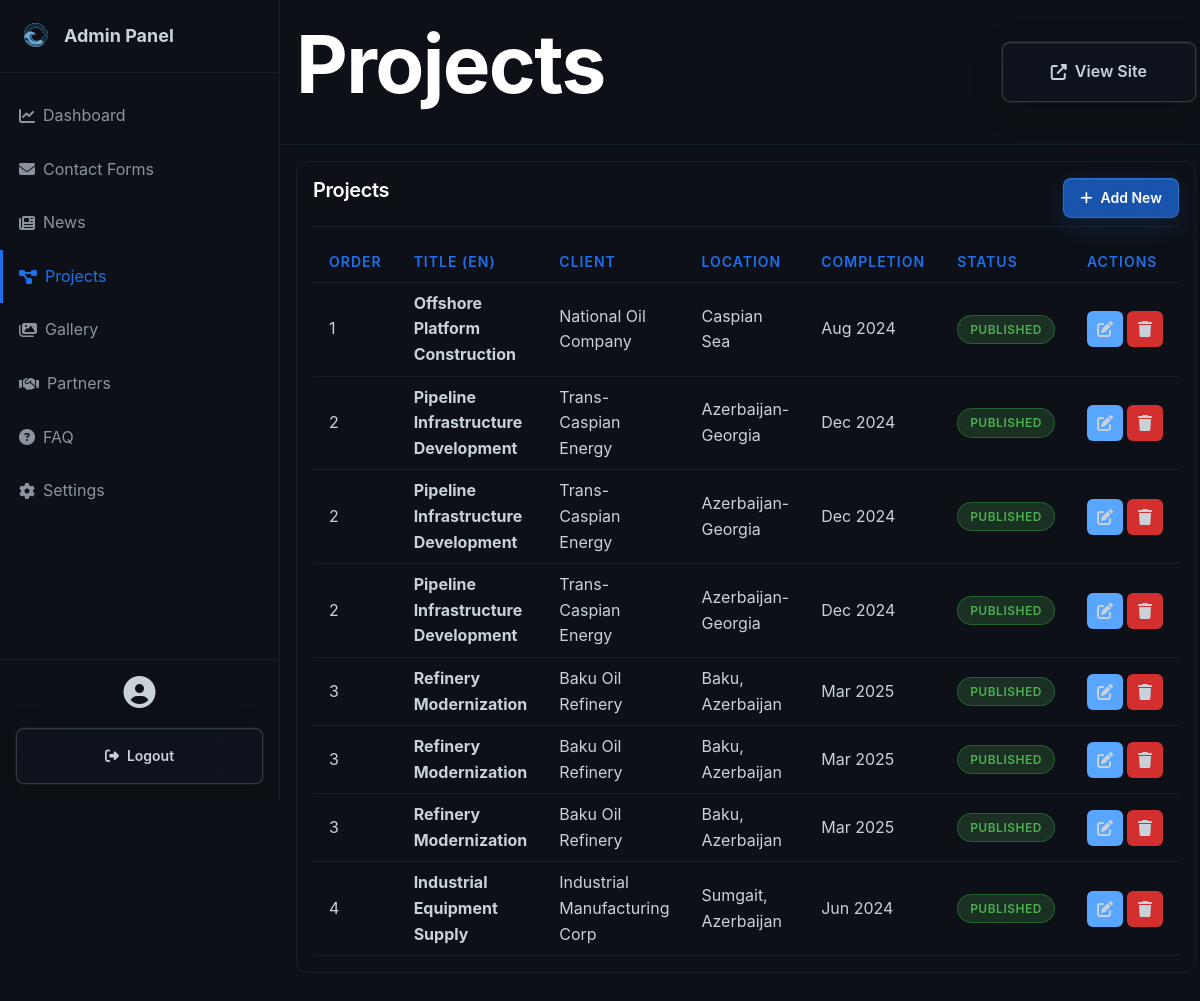
/admin/projects.php (signed in), run on an earlier commit of the app's database.
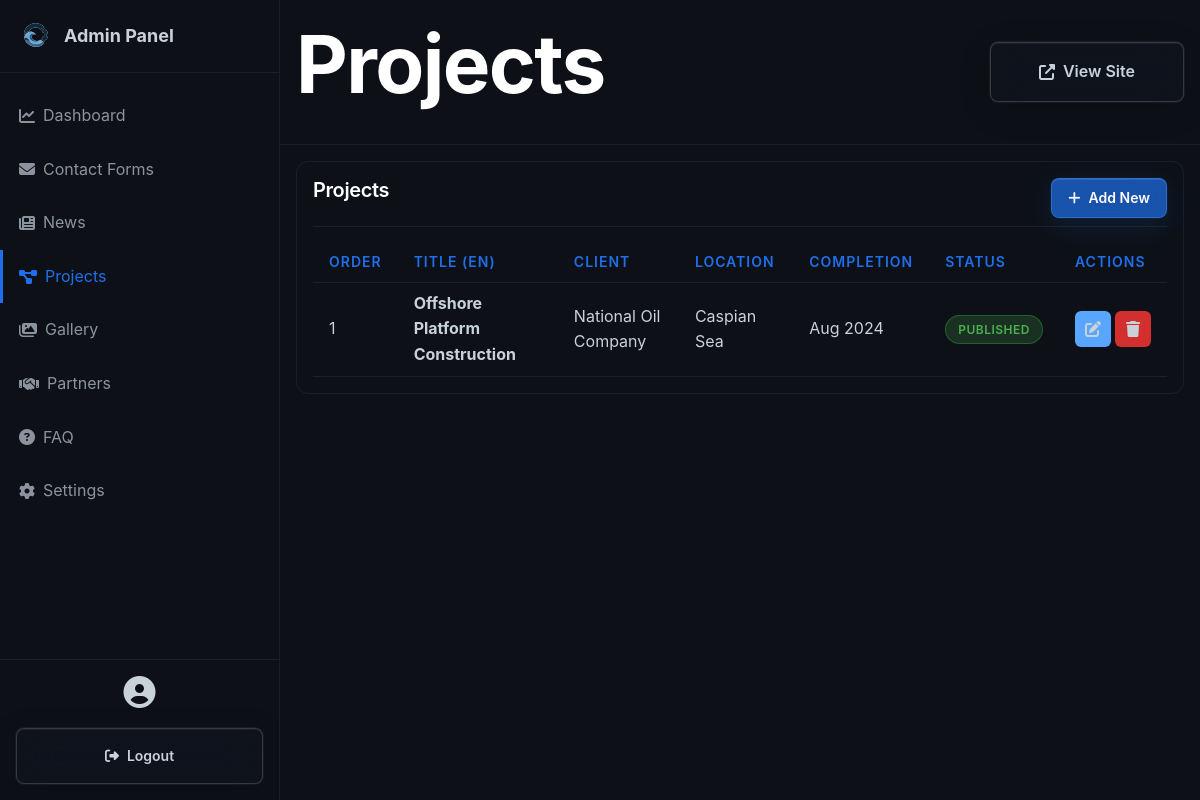
And on a later commit of the database.
### tables this page shows
CREATE TABLE projects (
                id INTEGER PRIMARY KEY AUTOINCREMENT,
                title_en TEXT NOT NULL,
                title_ru TEXT NOT NULL,
                title_az TEXT NOT NULL,
                description_en TEXT NOT NULL,
                description_ru TEXT NOT NULL,
                description_az TEXT NOT NULL,
                category_en TEXT,
                category_ru TEXT,
                category_az TEXT,
                client TEXT,
                completion_date DATE,
                location TEXT,
                images TEXT,
                created_at DATETIME DEFAULT CURRENT_TIMESTAMP,
                updated_at DATETIME DEFAULT CURRENT_TIMESTAMP,
                is_published INTEGER DEFAULT 1,
                sort_order INTEGER DEFAULT 0
            );

### admin/projects.php (the view, shortened to what this page needs)
<?php
require_once 'header.php';
$db = Database::getInstance()->getConnection();
$stmt = $db->query("SELECT * FROM projects ORDER BY sort_order ASC");
$projects = $stmt->fetchAll();
?>
<div class="admin-card">
    <div class="admin-card-header">
        <h3 class="admin-card-title">Projects</h3>
        <a href="<?php echo BASE_URL; ?>/admin/projects-edit.php" class="btn btn-primary btn-sm">
            <i class="fas fa-plus"></i> Add New
        </a>
    </div>
    <?php if (count($projects) > 0): ?>
    <table class="admin-table">
        <thead>
            <tr>
                <th>Order</th>
                <th>Title (EN)</th>
                <th>Client</th>
                <th>Location</th>
                <th>Completion</th>
                <th>Status</th>
                <th>Actions</th>
            </tr>
        </thead>
        <tbody>
            <?php foreach ($projects as $project): ?>
            <tr>
                <td><?php echo $project['sort_order']; ?></td>
                <td><strong><?php echo htmlspecialchars($project['title_en']); ?></strong></td>
                <td><?php echo htmlspecialchars($project['client']); ?></td>
                <td><?php echo htmlspecialchars($project['location']); ?></td>
                <td><?php echo $project['completion_date'] ? date('M Y', strtotime($project['completion_date'])) : '-'; ?></td>
                <td>
                    <?php if ($project['is_published']): ?>
                        <span class="badge badge-success">Published</span>
                    <?php else: ?>
                        <span class="badge badge-danger">Draft</span>
                    <?php endif; ?>
                </td>
                <td>
                    <div class="action-buttons">
                        <a href="<?php echo BASE_URL; ?>/admin/projects-edit.php?id=<?php echo $project['id']; ?>" class="btn-icon btn-edit">
                            <i class="fas fa-edit"></i>
                        </a>
                        <a href="?delete=<?php echo $project['id']; ?>" class="btn-icon btn-delete" onclick="return confirm('Are you sure?')">
                            <i class="fas fa-trash"></i>
                        </a>
                    </div>
                </td>
            </tr>
            <?php endforeach; ?>
        </tbody>
    </table>
    <?php endif; ?>
</div>
<?php require_once 'footer.php'; ?>

### admin/header.php (shortened to what this page needs)
<?php
$current_page = basename($_SERVER['PHP_SELF'], '.php');
?>
<!DOCTYPE html>
<html lang="en">
<head>
    <link rel="stylesheet" href="https://cdnjs.cloudflare.com/ajax/libs/font-awesome/6.4.0/css/all.min.css">
    <link rel="stylesheet" href="<?php echo BASE_URL; ?>/assets/css/style.css">
    <link rel="stylesheet" href="<?php echo BASE_URL; ?>/assets/css/admin.css">
</head>
<body>
    <div class="admin-wrapper">
        <aside class="admin-sidebar">
            <div class="admin-logo">
                <img src="<?php echo BASE_URL; ?>/assets/images/logo.svg" alt="<?php echo SITE_NAME; ?>" style="height: 40px;">
                <span>Admin Panel</span>
            </div>
            <nav class="admin-nav">
                <a href="<?php echo BASE_URL; ?>/admin/index.php" class="admin-nav-item <?php echo $current_page == 'index' ? 'active' : ''; ?>">
                    <i class="fas fa-chart-line"></i> Dashboard
                </a>
                <a href="<?php echo BASE_URL; ?>/admin/contacts.php" class="admin-nav-item <?php echo $current_page == 'contacts' ? 'active' : ''; ?>">
                    <i class="fas fa-envelope"></i> Contact Forms
                </a>
                <a href="<?php echo BASE_URL; ?>/admin/news.php" class="admin-nav-item <?php echo $current_page == 'news' ? 'active' : ''; ?>">
                    <i class="fas fa-newspaper"></i> News
                </a>
                <a href="<?php echo BASE_URL; ?>/admin/projects.php" class="admin-nav-item <?php echo $current_page == 'projects' ? 'active' : ''; ?>">
                    <i class="fas fa-project-diagram"></i> Projects
                </a>
                <a href="<?php echo BASE_URL; ?>/admin/gallery.php" class="admin-nav-item <?php echo $current_page == 'gallery' ? 'active' : ''; ?>">
                    <i class="fas fa-images"></i> Gallery
                </a>
                <a href="<?php echo BASE_URL; ?>/admin/partners.php" class="admin-nav-item <?php echo $current_page == 'partners' ? 'active' : ''; ?>">
                    <i class="fas fa-handshake"></i> Partners
                </a>
                <a href="<?php echo BASE_URL; ?>/admin/faq.php" class="admin-nav-item <?php echo $current_page == 'faq' ? 'active' : ''; ?>">
                    <i class="fas fa-question-circle"></i> FAQ
                </a>
                <a href="<?php echo BASE_URL; ?>/admin/settings.php" class="admin-nav-item <?php echo $current_page == 'settings' ? 'active' : ''; ?>">
                    <i class="fas fa-cog"></i> Settings
                </a>
            </nav>
            <div class="admin-user">
                <div style="margin-bottom: 1rem;">
                    <i class="fas fa-user-circle" style="font-size: 2rem;"></i>
                </div>
                <a href="?logout=1" class="btn btn-outline" style="width: 100%; font-size: 0.875rem;">
                    <i class="fas fa-sign-out-alt"></i> Logout
                </a>
            </div>
        </aside>
        <main class="admin-main">
            <div class="admin-header">
                <h1><?php echo ucfirst(str_replace('-', ' ', $current_page)); ?></h1>
                <div>
                    <a href="<?php echo BASE_URL; ?>/" target="_blank" class="btn btn-outline">
                        <i class="fas fa-external-link-alt"></i> View Site
                    </a>
                </div>
            </div>
            <div class="admin-content">

### admin/footer.php (shortened to what this page needs)
            </div>
        </main>
    </div>
</body>
</html>

### assets/css/style.css (style rules this page uses)
*, *::before, *::after { box-sizing: border-box; margin: 0; padding: 0; }
:root { --bg-primary: #0d1117; --bg-secondary: #161b22; --bg-tertiary: #21262d; --bg-overlay: rgba(13, 17, 23, 0.95); --color-primary: #58a6ff; --color-primary-hover: #79c0ff; --color-secondary: #1f6feb; --color-accent: #39d353; --color-accent-secondary: #56d364; --text-primary: #c9d1d9; --text-secondary: #8b949e; --text-muted: #6e7681; --text-white: #ffffff; --border-primary: #30363d; --border-secondary: #21262d; --border-muted: #161b22; --gradient-brand: linear-gradient(135deg, #58a6ff 0%, #1f6feb 100%); --gradient-success: linear-gradient(135deg, #56d364 0%, #39d353 100%); --gradient-purple: linear-gradient(135deg, #bc8cff 0%, #7c3aed 100%); --glow-primary: 0 0 40px rgba(88, 166, 255, 0.3); --glow-accent: 0 0 40px rgba(56, 211, 83, 0.3); --glow-purple: 0 0 40px rgba(188, 140, 255, 0.3); --spacing-xs: 0.25rem; --spacing-sm: 0.5rem; --spacing-md: 1rem; --spacing-lg: 1.5rem; --spacing-xl: 2rem; --spacing-2xl: 3rem; --spacing-3xl: 4rem; --spacing-4xl: 6rem; --spacing-5xl: 8rem; --radius-sm: 0.375rem; --radius-md: 0.5rem; --radius-lg: 0.75rem; --radius-xl: 1rem; --radius-2xl: 1.5rem; --shadow-sm: 0 1px 3px rgba(0, 0, 0, 0.5); --shadow-md: 0 4px 12px rgba(0, 0, 0, 0.4); --shadow-lg: 0 10px 30px rgba(0, 0, 0, 0.5); --shadow-xl: 0 20px 60px rgba(0, 0, 0, 0.6); --transition-fast: 150ms cubic-bezier(0.4, 0, 0.2, 1); --transition-normal: 200ms cubic-bezier(0.4, 0, 0.2, 1); --transition-slow: 300ms cubic-bezier(0.4, 0, 0.2, 1); }
* { margin: 0; padding: 0; box-sizing: border-box; }
html { scroll-behavior: smooth; font-size: 16px; width: 100%; max-width: 100vw; overflow-x: hidden; }
body { font-family: -apple-system, BlinkMacSystemFont, "Segoe UI", "Noto Sans", Helvetica, Arial, sans-serif; background-color: var(--bg-primary); color: var(--text-primary); line-height: 1.6; overflow-x: hidden; width: 100%; max-width: 100vw; -webkit-font-smoothing: antialiased; -moz-osx-font-smoothing: grayscale; }
h1, h2, h3, h4, h5, h6 { font-weight: 600; line-height: 1.2; color: var(--text-white); margin-bottom: var(--spacing-md); letter-spacing: -0.02em; }
h1 { font-size: clamp(2.5rem, 8vw, 5rem); font-weight: 700; }
h3 { font-size: clamp(1.5rem, 4vw, 2.5rem); }
a { color: var(--color-primary); text-decoration: none; transition: color var(--transition-fast); }
.btn-sm { padding: var(--spacing-sm) var(--spacing-lg); font-size: 0.875rem; }
.btn { display: inline-flex; align-items: center; justify-content: center; gap: var(--spacing-sm); padding: var(--spacing-md) var(--spacing-2xl); font-weight: 600; font-size: 1rem; border-radius: var(--radius-md); border: 1px solid transparent; cursor: pointer; transition: all var(--transition-fast); text-align: center; white-space: nowrap; font-family: inherit; }
.btn-primary { background: rgba(31, 111, 235, 0.7); backdrop-filter: blur(20px) saturate(180%); -webkit-backdrop-filter: blur(20px) saturate(180%); color: var(--text-white); border: 1px solid rgba(88, 166, 255, 0.3); box-shadow: 0 8px 32px rgba(31, 111, 235, 0.15), inset 0 1px 0 rgba(255, 255, 255, 0.1), 0 0 0 1px rgba(31, 111, 235, 0.1); position: relative; overflow: hidden; }
.btn-primary::before { content: ""; position: absolute; top: 0; left: -100%; width: 100%; height: 100%; background: linear-gradient( 90deg, transparent, rgba(88, 166, 255, 0.3), transparent ); transition: left 0.5s ease; }
.btn-outline { background: rgba(33, 38, 45, 0.15); backdrop-filter: blur(20px) saturate(180%); -webkit-backdrop-filter: blur(20px) saturate(180%); color: var(--text-primary); border: 1px solid rgba(139, 148, 158, 0.3); box-shadow: 0 8px 32px rgba(0, 0, 0, 0.15), inset 0 1px 0 rgba(255, 255, 255, 0.05), 0 0 0 1px rgba(139, 148, 158, 0.1); position: relative; overflow: hidden; }
.btn-outline::before { content: ""; position: absolute; top: 0; left: -100%; width: 100%; height: 100%; background: linear-gradient( 90deg, transparent, rgba(139, 148, 158, 0.2), transparent ); transition: left 0.5s ease; }
.badge { display: inline-block; padding: var(--spacing-xs) var(--spacing-md); border-radius: var(--radius-md); font-size: 0.75rem; font-weight: 600; text-transform: uppercase; letter-spacing: 0.5px; border: 1px solid; }
.badge-success { background: rgba(56, 211, 83, 0.1); color: var(--color-accent); border-color: rgba(56, 211, 83, 0.3); }

What changed in the data, as far as the page shows it:
removed projects: sort_order "2", title_en "Pipeline Infrastructure Development", client "Trans-Caspian Energy", location "Azerbaijan-Georgia", completion_date "Dec 2024", is_published "PUBLISHED"
removed projects: sort_order "2", title_en "Pipeline Infrastructure Development", client "Trans-Caspian Energy", location "Azerbaijan-Georgia", completion_date "Dec 2024", is_published "PUBLISHED"
removed projects: sort_order "2", title_en "Pipeline Infrastructure Development", client "Trans-Caspian Energy", location "Azerbaijan-Georgia", completion_date "Dec 2024", is_published "PUBLISHED"
removed projects: sort_order "3", title_en "Refinery Modernization", client "Baku Oil Refinery", location "Baku, Azerbaijan", completion_date "Mar 2025", is_published "PUBLISHED"
removed projects: sort_order "3", title_en "Refinery Modernization", client "Baku Oil Refinery", location "Baku, Azerbaijan", completion_date "Mar 2025", is_published "PUBLISHED"
removed projects: sort_order "3", title_en "Refinery Modernization", client "Baku Oil Refinery", location "Baku, Azerbaijan", completion_date "Mar 2025", is_published "PUBLISHED"
removed projects: sort_order "4", title_en "Industrial Equipment Supply", client "Industrial Manufacturing Corp", location "Sumgait, Azerbaijan", completion_date "Jun 2024", is_published "PUBLISHED"
